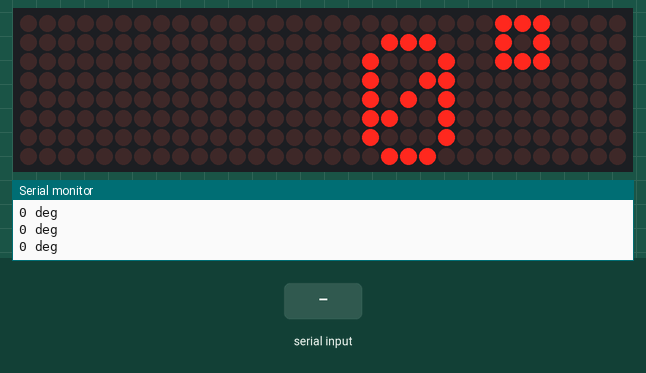
Simulated run of this sketch. Board: Arduino Nano, built with avr-gcc and run on an emulated ATmega328P. Shown: 32×8 LED matrix, the last lines printed to the serial monitor. Inputs (shaded band) come from the test bench.

Above: at 1.2 s.
1.3 s: "5\n" received over the second serial link
At 2.3 s:
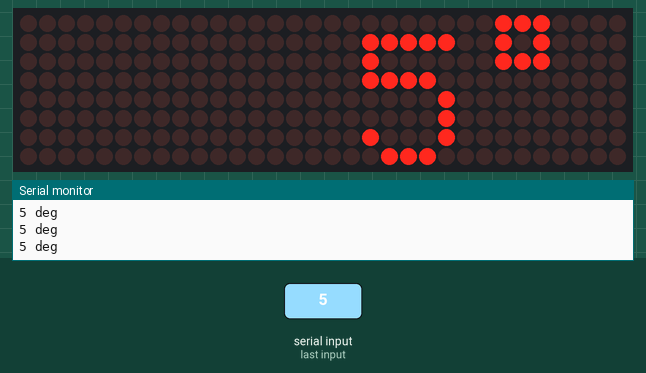
2.8 s: "90,45\n" received over the second serial link
At 4.0 s:
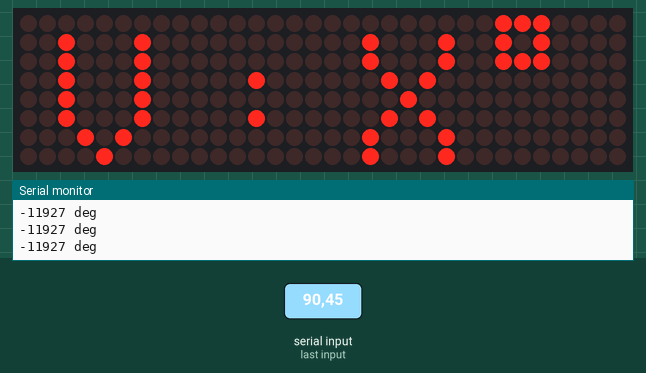
4.3 s: "30,150\n" received over the second serial link
At 5.6 s:
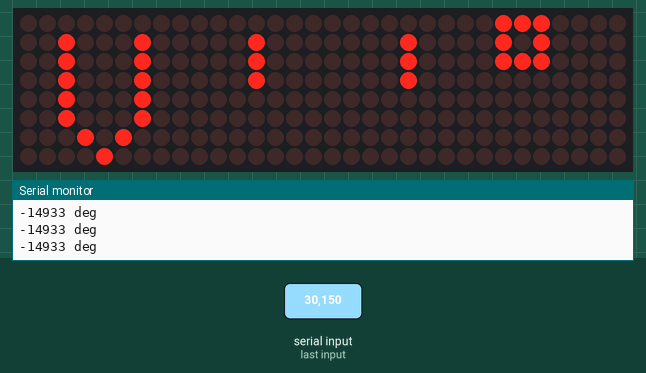
5.9 s: "90\n" received over the second serial link
At 6.3 s:
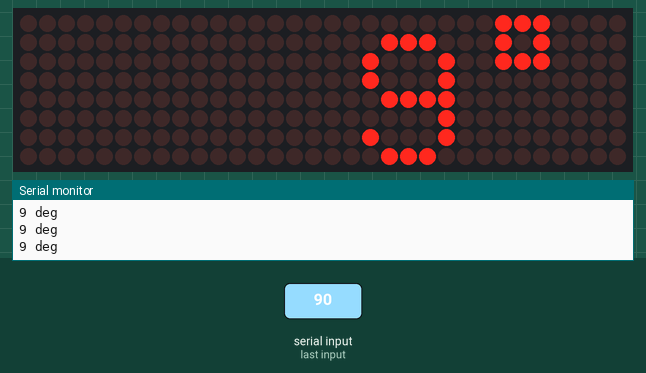
7.4 s: "200\n" received over the second serial link
At 8.3 s:
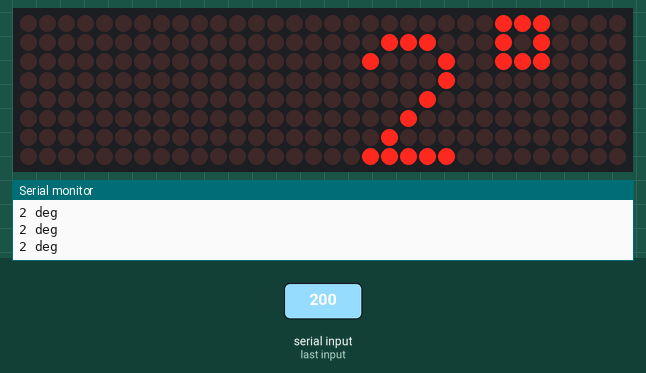
Timing chart, 0 to 9.9 s (numbered marks = the images above; inputs shaded):
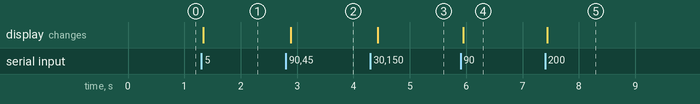

Measured:
- after the input at 1.3 s, the display: changes at once (image 1)
- after the input at 2.8 s, the display: changes after 0.08 s (image 2)
- after the input at 4.3 s, the display: changes after 0.13 s (image 3)
- after the input at 5.9 s, the display: changes after 0.05 s (image 4)
- after the input at 7.4 s, the display: changes at once (image 5)

The sketch:

Assignment1_Levelmeter_Receiver.ino
```cpp
#include <SoftwareSerial.h>
#include "FontLEDClock.h"
#include"LedControl.h"

#define Rx_PIN 7
#define Tx_PIN 8
#define CS_PIN     10
#define CLK_PIN    13
#define DIN_PIN    11
#define LED_MODULE 4

SoftwareSerial mySerial(Rx_PIN,Tx_PIN);
LedControl lc = LedControl(DIN_PIN ,CLK_PIN ,CS_PIN ,LED_MODULE);

void setup(){
  Serial.begin(9600);
  mySerial.begin(9600);

  led_init();
}

int realdegree;

void loop(){
  //--------------------------------------------------------- Get data
  int getdegree = 0;
  int multiply = 1;
  while(mySerial.available()) {
    int input = mySerial.read();
    if(input!='\n'){                                          //reverse data from nano board
      getdegree = getdegree + (input - '0') * multiply;
      multiply = multiply * 10;
    }
    else{
      realdegree = getdegree;
      getdegree = 0;
      multiply = 1;
    }
  }

  //--------------------------------------------------------- Show data in Led dot matrix
  if(realdegree/100!=0){
    led_print(3,realdegree/100%10);       //Print หลักร้อย on LED_dotmatrix on address 3
  }
  else{
    lc.clearDisplay(3);
  }
  if(realdegree/10!=0){
    led_print(2,(realdegree/10)%10);      //Print หลักสิบ on LED_dotmatrix on address 2
  }
  else{
    lc.clearDisplay(2);
  }
  led_print(1,realdegree%10);             //Print หลักหน่วย on LED_dotmatrix on address 1

  led_printunit(0);                       //Print unit Deg

  //--------------------------------------------------------- Show data in Serial monitor
  Serial.print(realdegree);
  Serial.println(" deg");

  delay(1);
}

//------------------------------------------------------------------------------------------------- function
void led_init(){
  int devices = lc.getDeviceCount();
  for(int address=0;address<devices;address++){
    lc.shutdown(address,false);
    lc.setIntensity(address,8);
    lc.clearDisplay(address);
  }
}

void led_print(int address,int num){
  for(int i=0;i<5;i++){
    lc.setColumn(address,i+2,myfont[31+num][i]);
  }
}

void led_printunit(int address){
  lc.setColumn(address,1,byte(0xE0));
  lc.setColumn(address,2,byte(0xA0));
  lc.setColumn(address,3,byte(0xE0));
}
```

Source omitted: FontLEDClock.h (data table, 5300 bytes)
